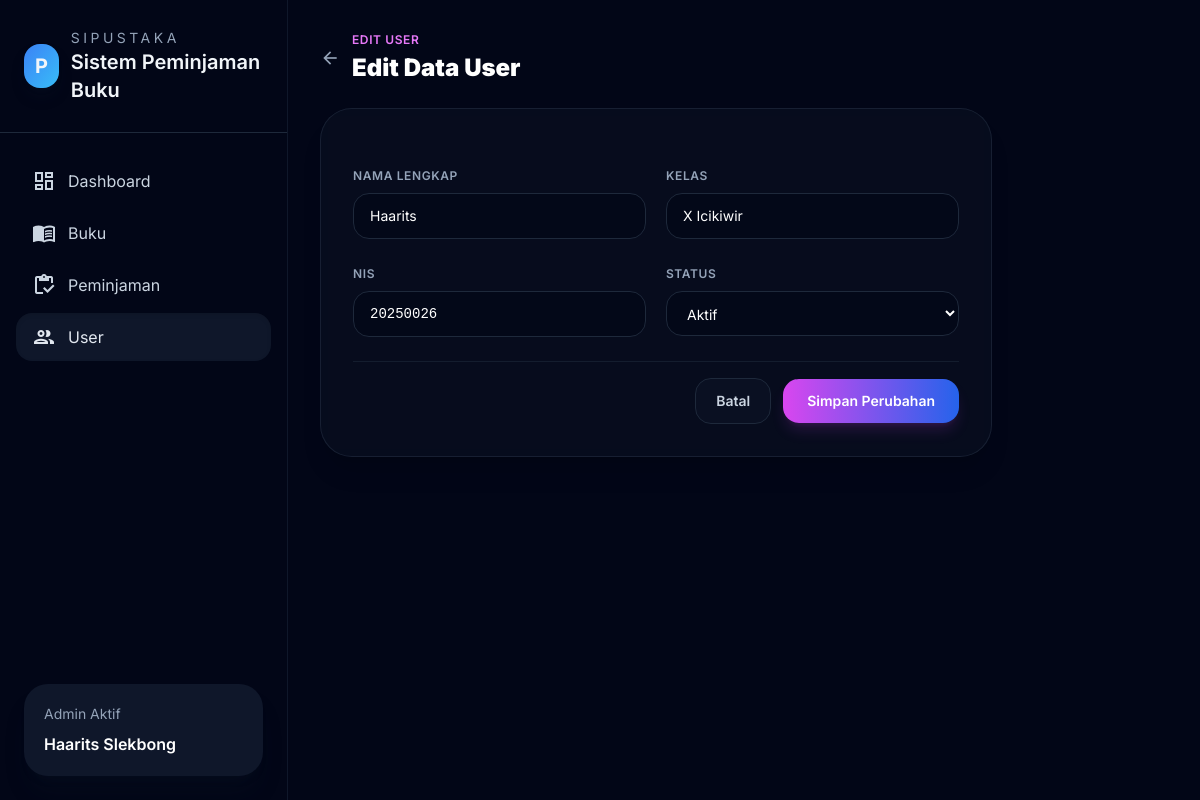
The app's page /siswa/1/edit/ with its own data.
### perpustakaan/models.py (models this page shows, shortened)
class Siswa(models.Model):
    nama = models.CharField(max_length=150)
    kelas = models.CharField(max_length=50)
    nis = models.CharField(max_length=50, unique=True)
    status = models.CharField(max_length=30)

### perpustakaan/views.py (the view, shortened to what this page needs)
# urls.py: path('siswa/<int:id>/edit/', views.edit_siswa, name='edit_siswa'),
def edit_siswa(request, id):
    siswa = get_object_or_404(Siswa, id=id)
    return render(request, 'siswa/edit.html', {
        'siswa': siswa,
    })

### perpustakaan/templates/siswa/edit.html (shortened to what this page needs)
{% extends 'nav.html' %} {% block title %} Edit User - Sistem Peminjaman Buku SIPUSTAKA {% endblock %} {% block content %}
<div class="flex flex-col gap-6 text-sm">
  <div class="flex items-center gap-3">
    <a href="{% url 'list_siswa' %}" class="text-slate-400 hover:text-white transition duration-200">
      <span class="material-icons-outlined text-xl">arrow_back</span>
    </a>
    <div>
      <p class="text-xs uppercase tracking-wider text-fuchsia-400 font-semibold mb-1">EDIT USER</p>
      <h3 class="text-2xl font-black text-white">Edit Data User</h3>
    </div>
  </div>
  <div class="rounded-[2rem] bg-slate-900/40 border border-slate-800/70 p-6 md:p-8 backdrop-blur-md shadow-xl max-w-2xl">
    <form id="form-edit-user" method="post" action="{% url 'edit_siswa' siswa.id %}" class="space-y-6">
      <div class="grid gap-5 sm:grid-cols-2">
        <label class="block">
          <span class="text-xs font-semibold text-slate-400 uppercase tracking-wider">Nama Lengkap</span>
          <input name="nama" type="text" value="{{ siswa.nama }}" required
            class="mt-2 w-full rounded-2xl border border-slate-800 bg-slate-950/60 px-4 py-3 text-white placeholder-slate-600 outline-none focus:border-fuchsia-500/50 focus:ring-2 focus:ring-fuchsia-500/20 transition duration-200" />
        </label>
        <label class="block">
          <span class="text-xs font-semibold text-slate-400 uppercase tracking-wider">Kelas</span>
          <input name="kelas" type="text" value="{{ siswa.kelas }}" required
            class="mt-2 w-full rounded-2xl border border-slate-800 bg-slate-950/60 px-4 py-3 text-white placeholder-slate-600 outline-none focus:border-fuchsia-500/50 focus:ring-2 focus:ring-fuchsia-500/20 transition duration-200"
            placeholder="Contoh: XI IPA 1" />
        </label>
      </div>
      <div class="grid gap-5 sm:grid-cols-2">
        <label class="block">
          <span class="text-xs font-semibold text-slate-400 uppercase tracking-wider">NIS</span>
          <input name="nis" type="text" inputmode="numeric" value="{{ siswa.nis }}" required
            class="mt-2 w-full rounded-2xl border border-slate-800 bg-slate-950/60 px-4 py-3 text-white placeholder-slate-600 outline-none focus:border-fuchsia-500/50 focus:ring-2 focus:ring-fuchsia-500/20 transition duration-200 font-mono" />
        </label>
        <label class="block">
          <span class="text-xs font-semibold text-slate-400 uppercase tracking-wider">Status</span>
          <select name="status" required
            class="mt-2 w-full rounded-2xl border border-slate-800 bg-slate-950/60 px-4 py-3 text-white outline-none focus:border-fuchsia-500/50 focus:ring-2 focus:ring-fuchsia-500/20 transition duration-200">
            <option value="Aktif" {% if siswa.status == "Aktif" %}selected{% endif %}>Aktif</option>
          </select>
        </label>
      </div>
      <div class="flex items-center justify-end gap-3 pt-4 border-t border-slate-800/60">
        <a href="{% url 'list_siswa' %}"
          class="rounded-2xl border border-slate-800 bg-slate-900/40 px-5 py-3 text-slate-300 hover:text-white transition duration-200 font-semibold">
          Batal
        </a>
        <button type="submit"
          class="rounded-2xl bg-gradient-to-r from-fuchsia-500 to-brand-600 px-6 py-3 text-white shadow-lg shadow-fuchsia-500/15 hover:shadow-fuchsia-500/25 transition duration-200 font-semibold">
          Simpan Perubahan
        </button>
      </div>
    </form>
  </div>
</div>
{% endblock %}

### perpustakaan/templates/nav.html (style rules this page uses)
body { font-family: Inter, ui-sans-serif, system-ui, -apple-system, BlinkMacSystemFont, "Segoe UI", sans-serif; }

### records on screen
Siswa: nama "Haarits", kelas "X Icikiwir", nis "20250026", status "Aktif"
